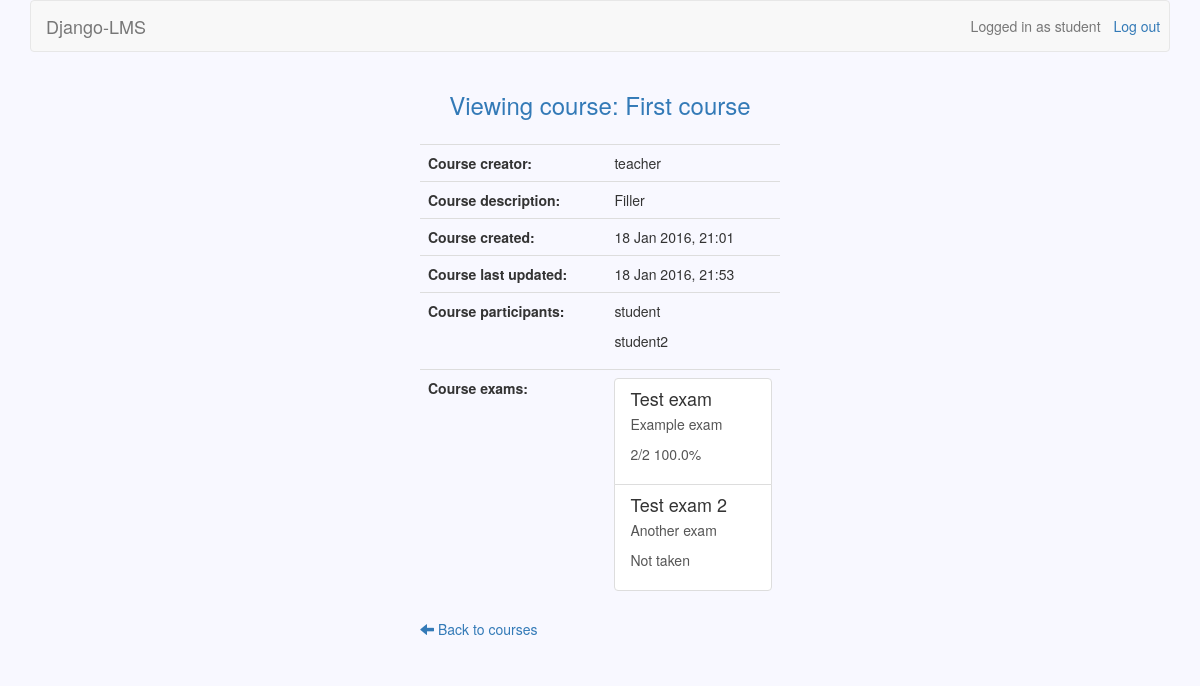
Page /courses/1/s (signed in) on the committed database.
### users/models.py (models this page shows)
class User(AbstractUser):
    is_teacher = models.BooleanField(default=False)
    created = models.DateTimeField(auto_now_add=True)

### courses/models.py (models this page shows, shortened)
class Course(models.Model):
    owner = models.CharField(max_length=30)
    name = models.CharField(max_length=30)
    description = models.TextField(blank=True)
    created = models.DateTimeField(auto_now_add=True)
    updated = models.DateTimeField(auto_now=True)
    participants = models.ManyToManyField(settings.AUTH_USER_MODEL, blank=True,
        through='Participation')

class Participation(models.Model):
    user = models.ForeignKey(settings.AUTH_USER_MODEL)
    course = models.ForeignKey(Course)

### exams/models.py (models this page shows, shortened)
class Exam(models.Model):
    owner = models.CharField(max_length=30)
    name = models.CharField(max_length=30)
    description = models.TextField(blank=True)
    created = models.DateTimeField(auto_now_add=True)
    updated = models.DateTimeField(auto_now=True)
    password = models.CharField(max_length=10, blank=True)
    time_limit = models.TimeField()
    active_from = models.DateTimeField()
    active_to = models.DateTimeField()
    course = models.ForeignKey(Course)
    category = models.CharField(max_length=30)
    question_count = models.IntegerField()
    questions = models.ManyToManyField(Question, blank=True,
        through='ExamQuestion')

### courses/views.py (the view)
# urls.py: url(r'^(?P<course_id>\d+)/s$', views.view_course, name='view_course'),
@user_passes_test(student_check)
def view_course(request, course_id):
    if (Participation.objects.filter(user=request.user, course=course_id)
        .exists()):
        course = Course.objects.get(id=course_id)
        scores = {}
        exams = Exam.objects.filter(course=course_id).order_by('active_to')
        participants = Participation.objects.filter(course=course_id)
        for exam in exams:
                try:
                    count = ExamQuestion.objects.filter(exam=exam).count()
                    score = Score.objects.get(student=request.user,
                        exam=exam).score
                    scores[exam] = format_score(score, count)
                except ObjectDoesNotExist:
                    scores[exam] = "Not taken"
        return render(request, 'view_course.html', {'course': course,
            'participants': participants, 'exams': exams, 'scores': scores})
    else:
        return redirect('/courses/s')

### courses/templatetags/get_item.py (called while the page is built)
@register.filter
def get_item(dictionary, key):
    return dictionary.get(key)

### courses/views.py (called while the page is built)
def student_check(user):
    return not user.is_teacher

def format_score(score, count):
    percentage = str(float(score) / float(count) * 100) + '%'
    return str(score) + '/' + str(count) + ' ' + percentage

### courses/templates/view_course.html
{% extends 'base.html' %}
{% load get_item %}
{% block header_text %}Viewing course: {{ course.name }}{% endblock %}
{% block dashboard %}
	<table class="table table-hover">
		<tr>
			<th>Course creator:</th>
			<td>{{ course.owner }}</td>
		</tr>
		<tr>
			<th>Course description:</th>
			<td>{{ course.description }}</td>
		</tr>
		<tr>
			<th>Course created:</th>
			<td>{{ course.created|date }}</td>
		</tr>
		<tr>
			<th>Course last updated:</th>
			<td>{{ course.updated|date }}</td>
		</tr>
		<tr>
			<th>Course participants:</th>
			<td>
				{% for participant in participants %}
					<p>{{ participant.user }}</p>
				{% endfor %}
			</td>
		</tr>
		<tr>
			<th>Course exams:</th>
			<td>
				{% for exam in exams %}
					<a class="list-group-item" href="{% url 'view_exam' course.id exam.id %}">
						<h4 class="list-group-item-heading">{{ exam.name }}</h4>
						<p class="list-group-item-description">{{ exam.description }}</p>
						<p class="list-group-item-description"> {{ scores|get_item:exam }}</p>
					</a>
				{% endfor %}
			</td>
		</tr>
	</table>
	<a href="{% url 'student_page' %}">
		<span class="glyphicon glyphicon-arrow-left"></span>
		Back to courses
	</a>
{% endblock %}

### django-lms/templates/base.html (shortened to what this page needs)
{% load staticfiles %}
<!DOCTYPE html>
<html>
    <head>
        <link href="/static/bootstrap/css/bootstrap.min.css" rel="stylesheet">
        <link href="/static/base.css" rel="stylesheet">
	</head>
    <body>
        <div class="container">
            <nav class="navbar navbar-default" role="navigation">
                {% if user.is_active %}
                    {% if user.is_teacher %}
                        <a class="navbar-brand" href="{% url 'teacher_page' %}">Django-LMS</a>
                    {% else %}
                        <a class="navbar-brand" href="{% url 'student_page' %}">Django-LMS</a>
                    {% endif %}
                    <a class="btn navbar-btn navbar-right" id="logout" href="{% url 'logout' %}">Log out</a>
                    <span class="navbar-text navbar-right">Logged in as {{ user.username }}</span>
                {% else %}
                    <a class="navbar-brand" href="/">Django-LMS</a>
                    <a class="btn navbar-btn navbar-right" id="login" href="{% url 'login' %}">Log in</a>
                    <a class="btn navbar-btn navbar-right" id="signup" href="{% url 'signup' %}">Sign up</a>
                {% endif %}
            </nav>
            <div class="row">
                <h3 class="text-primary text-center">{% block header_text %}{% endblock %}</h3>
                <form class="form-horizontal col-md-6 col-md-offset-5" action="{% block form_action %}{% endblock %}"
                    method="POST">
                    <div class="form-group col-xs-4">
                    </div>
                </form>
                <div class="col-md-4 col-md-offset-4" >
                    <div class="list-group">
                        {% block dashboard %}{% endblock %}
                    </div>
                </div>
            </div>
        </div>
    </body>
</html>

### django-lms/static/base.css (style rules this page uses)
body { background-color: #F8F8FF; }
#login, #logout { padding-right: 2%; }
.list-group-item-description { overflow: hidden; text-overflow: ellipsis; }

### rows in the picture
User: username "student"
Course: name "First course", owner "teacher", description "Filler", created "18 Jan 2016, 21:01", updated "18 Jan 2016, 21:53"
Participation: user "student"
Participation: user "student2"
Exam: name "Test exam", description "Example exam", id "2/2 100.0%"
Exam: name "Test exam 2", description "Another exam", id "Not taken"
